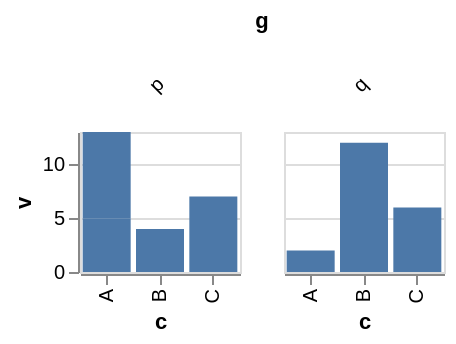

The specification (Vega-Lite) saved for this image:
### Vega-Lite specification from a JSON file in a GitHub repository (floating-point values rounded to 4 significant figures)
{"$schema": "https://vega.github.io/schema/vega-lite/v6.json", "padding": 5, "autosize": "pad", "data": {"name": "table", "values": [{"c": "A", "g": "p", "x": 1, "y": 2, "v": 5, "t": "2024-01-15", "o": {"v": 3}, "IMDB Rating": 6.1, "d": "x1"}, {"c": "B", "g": "q", "x": 2, "y": 4, "v": 9, "t": "2024-02-20", "o": {"v": 7}, "IMDB Rating": 7.4, "d": "x2"}, {"c": "A", "g": "q", "x": 3, "y": 3, "v": 2, "t": "2024-03-05", "o": {"v": 1}, "IMDB Rating": 5.2, "d": "x1"}, {"c": "C", "g": "p", "x": 4, "y": 6, "v": 7, "t": "2024-05-30", "o": {"v": 4}, "IMDB Rating": 8.8, "d": "x3"}, {"c": "B", "g": "p", "x": 5, "y": 5, "v": 4, "t": "2024-07-11", "o": {"v": 9}, "IMDB Rating": 6.9, "d": "x2"}, {"c": "C", "g": "q", "x": 6, "y": 8, "v": 6, "t": "2024-09-02", "o": {"v": 2}, "IMDB Rating": 7.7, "d": "x3"}, {"c": "A", "g": "p", "x": 7, "y": 7, "v": 8, "t": "2024-11-25", "o": {"v": 5}, "IMDB Rating": 4.4, "d": "x1"}, {"c": "B", "g": "q", "x": 8, "y": 9, "v": 3, "t": "2024-12-31", "o": {"v": 8}, "IMDB Rating": 9.1, "d": "x2"}]}, "mark": "bar", "width": 80, "height": 70, "encoding": {"x": {"field": "c", "type": "nominal"}, "y": {"field": "v", "type": "quantitative"}, "column": {"field": "g", "type": "nominal", "header": {"labelAngle": -45, "labelPadding": 6}}}}
